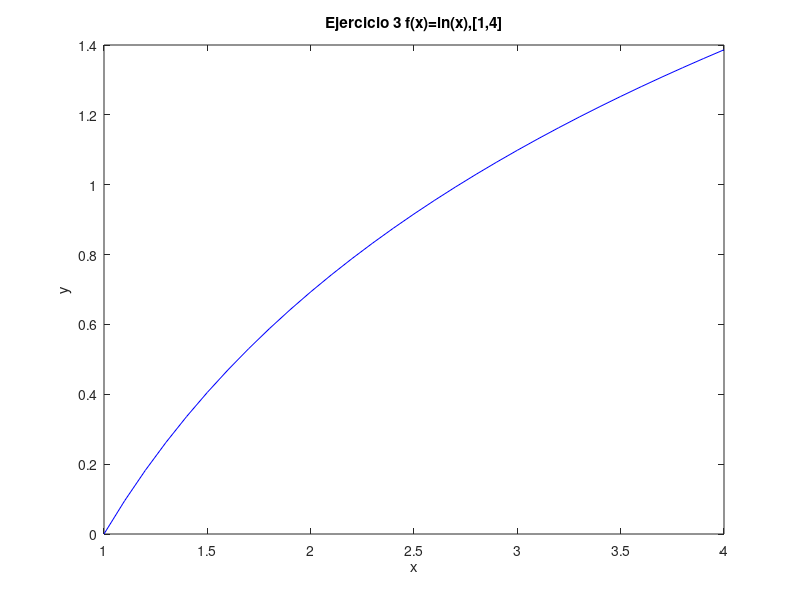

This figure's MATLAB source:
% Octave Script
% Title			:1.5 Teorema de Existencia
% Description		:Script para graficar el ejericio 3 de la actividad 1.5
% Author		:Luis Gerardo Cardozo Carranza (Gerard_CRS) luiscardozo161002@gmail.com
% Date			:20210504
% sion		        :1
% Usage			:octave> /path/Teorema_de_Existencia_Actividad_1.5_Luis Gerardo Cardozo Carranza_3202
% Notes			:Requiere aplicacion octave usar en consola preferentemente.

%Actividad_Ejercicio 3 f(x)=ln(x),[1,4]
%Limpiar variables.
clear 
%Dominio de la funcion.
x=1:0.1:4;
%Valor de la funcion.
y=(log(x));
%Genera la grafica 
plot(x,y,'b');
%Asigna un nombre a la grafica 
title("Ejercicio 3 f(x)=ln(x),[1,4]");
%Etiqueta para x
xlabel("x");
%Etiqueta para y
ylabel("y");
